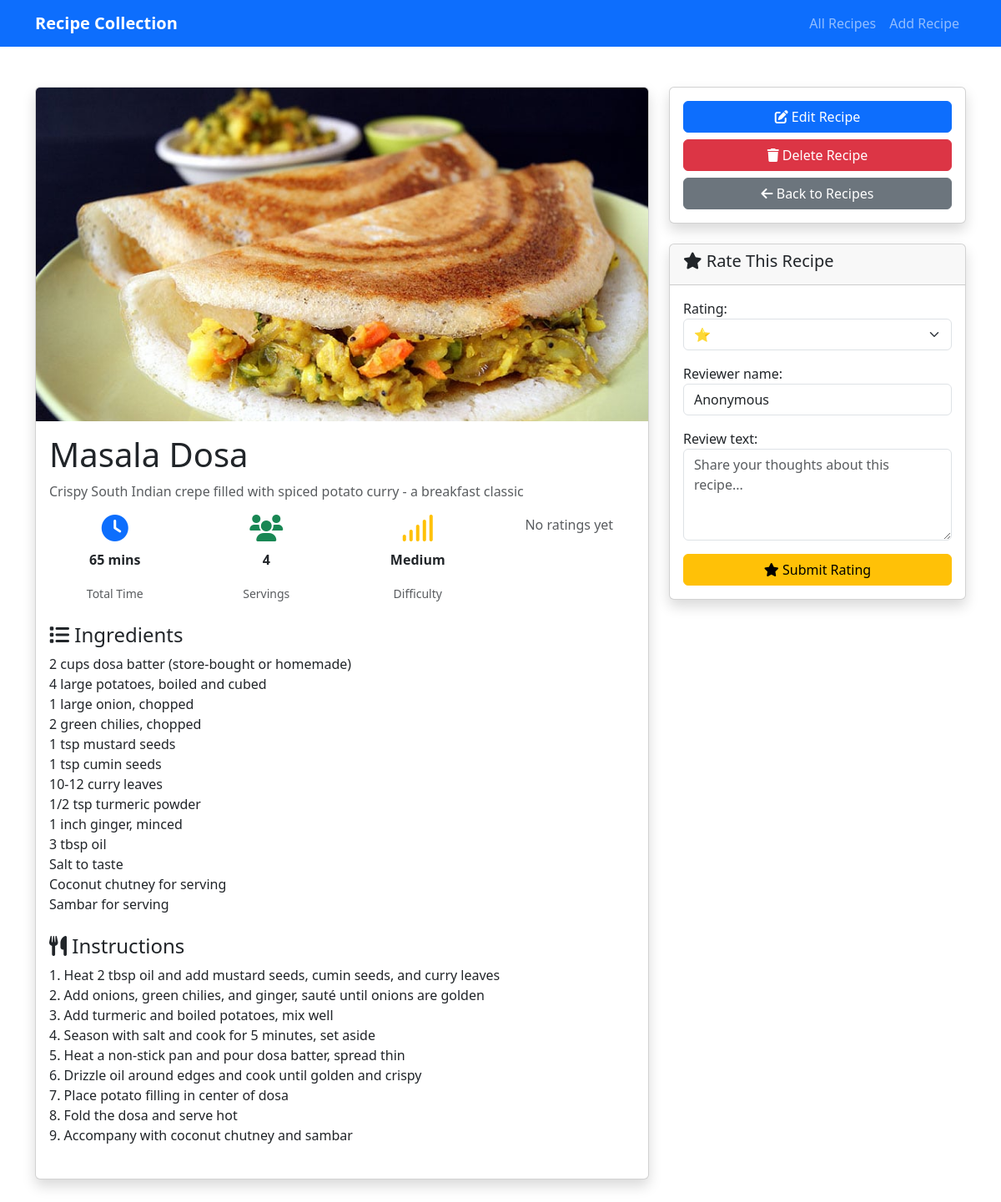
Screenshot of /recipe/8/ with the database file from the repository.
### recipes/models.py (models this page shows, shortened)
class Recipe(models.Model):
    DIFFICULTY_CHOICES = [
        ('easy', 'Easy'),
        ('medium', 'Medium'),
        ('hard', 'Hard'),
    ]
    title = models.CharField(max_length=200)
    description = models.TextField()
    ingredients = models.TextField(help_text="List ingredients, one per line")
    instructions = models.TextField(help_text="Step-by-step cooking instructions")
    image = models.ImageField(upload_to='recipe_images/', blank=True, null=True)
    category = models.ForeignKey(Category, on_delete=models.SET_NULL, null=True, blank=True)
    prep_time = models.PositiveIntegerField(help_text="Preparation time in minutes")
    cook_time = models.PositiveIntegerField(help_text="Cooking time in minutes")
    servings = models.PositiveIntegerField(default=1)
    difficulty_level = models.CharField(max_length=10, choices=DIFFICULTY_CHOICES, default='easy')
    created_at = models.DateTimeField(auto_now_add=True)
    updated_at = models.DateTimeField(auto_now=True)
    class Meta:
        ordering = ['-created_at']  # Show newest recipes first
    @property
    def total_time(self):
        return self.prep_time + self.cook_time
    @property
    def average_rating(self):
        ratings = self.rating_set.all()
        if ratings:
            return round(sum([rating.rating for rating in ratings]) / len(ratings), 1)
        return 0

### recipes/views.py (the view)
# urls.py: path('recipe/<int:pk>/', views.RecipeDetailView.as_view(), name='recipe_detail'),
class RecipeDetailView(ListView):
    template_name = 'recipes/recipe_detail.html'
    context_object_name = 'ratings'
    paginate_by = 10
    def get_queryset(self):
        recipe = get_object_or_404(Recipe, pk=self.kwargs['pk'])
        return Rating.objects.filter(recipe=recipe)
    def get_context_data(self, **kwargs):
        context = super().get_context_data(**kwargs)
        recipe = get_object_or_404(Recipe, pk=self.kwargs['pk'])
        context['recipe'] = recipe
        context['rating_form'] = RatingForm()
        return context

### recipes/forms.py
class RatingForm(forms.ModelForm):
    class Meta:
        model = Rating
        fields = ['rating', 'review_text', 'reviewer_name']
        widgets = {
            'rating': forms.Select(choices=[(i, '⭐' * i) for i in range(1, 6)], attrs={
                'class': 'form-select'
            }),
            'review_text': forms.Textarea(attrs={
                'class': 'form-control',
                'rows': 4,
                'placeholder': 'Share your thoughts about this recipe...'
            }),
            'reviewer_name': forms.TextInput(attrs={
                'class': 'form-control',
                'placeholder': 'Your name (optional)'
            })
        }

### templates/recipes/recipe_detail.html (shortened to what this page needs)
{% extends 'base.html' %}
{% block content %}
<div class="container my-5">
    <div class="row">
        <div class="col-lg-8">
            <div class="card shadow">
                {% if recipe.image %}
                    <img src="{{ recipe.image.url }}" class="card-img-top" style="height: 400px; object-fit: cover;" alt="{{ recipe.title }}">
                {% endif %}
                <div class="card-body">
                    <h1 class="card-title">{{ recipe.title }}</h1>
                    <p class="text-muted">{{ recipe.description }}</p>
                    <div class="row mb-4">
                        <div class="col-md-3 text-center">
                            <i class="fas fa-clock text-primary fa-2x"></i>
                            <p class="mt-2"><strong>{{ recipe.total_time }} mins</strong></p>
                            <small class="text-muted">Total Time</small>
                        </div>
                        <div class="col-md-3 text-center">
                            <i class="fas fa-users text-success fa-2x"></i>
                            <p class="mt-2"><strong>{{ recipe.servings }}</strong></p>
                            <small class="text-muted">Servings</small>
                        </div>
                        <div class="col-md-3 text-center">
                            <i class="fas fa-signal text-warning fa-2x"></i>
                            <p class="mt-2"><strong>{{ recipe.get_difficulty_level_display }}</strong></p>
                            <small class="text-muted">Difficulty</small>
                        </div>
                        <div class="col-md-3 text-center">
                            {% if recipe.average_rating %}
                                <div class="h4">{{ recipe.average_rating }}⭐</div>
                                <small class="text-muted">Rating</small>
                            {% else %}
                                <p class="text-muted">No ratings yet</p>
                            {% endif %}
                        </div>
                    </div>
                    <h4><i class="fas fa-list"></i> Ingredients</h4>
                    <div class="mb-4">
                        {{ recipe.ingredients|linebreaksbr }}
                    </div>
                    <h4><i class="fas fa-utensils"></i> Instructions</h4>
                    <div class="mb-4">
                        {{ recipe.instructions|linebreaksbr }}
                    </div>
                </div>
            </div>
        </div>
        <div class="col-lg-4">
            <div class="card shadow">
                <div class="card-body">
                    <div class="d-grid gap-2">
                        <a href="{% url 'recipe_update' recipe.pk %}" class="btn btn-primary">
                            <i class="fas fa-edit"></i> Edit Recipe
                        </a>
                        <a href="{% url 'recipe_delete' recipe.pk %}" class="btn btn-danger">
                            <i class="fas fa-trash"></i> Delete Recipe
                        </a>
                        <a href="{% url 'recipe_list' %}" class="btn btn-secondary">
                            <i class="fas fa-arrow-left"></i> Back to Recipes
                        </a>
                    </div>
                </div>
            </div>
            <div class="card shadow mt-4">
                <div class="card-header">
                    <h5><i class="fas fa-star"></i> Rate This Recipe</h5>
                </div>
                <div class="card-body">
                    <form method="post" action="{% url 'add_rating' recipe.pk %}">
                        <div class="mb-3">
                            {{ rating_form.rating.label_tag }}
                            {{ rating_form.rating }}
                        </div>
                        <div class="mb-3">
                            {{ rating_form.reviewer_name.label_tag }}
                            {{ rating_form.reviewer_name }}
                        </div>
                        <div class="mb-3">
                            {{ rating_form.review_text.label_tag }}
                            {{ rating_form.review_text }}
                        </div>
                        <button type="submit" class="btn btn-warning w-100">
                            <i class="fas fa-star"></i> Submit Rating
                        </button>
                    </form>
                </div>
            </div>
        </div>
    </div>
</div>
{% endblock %}

### rows the page displays
Recipe: image (picture), title "Masala Dosa", description "Crispy South Indian crepe filled with spiced potato curry - a breakfast classic", total_time "65", servings "4", difficulty_level "Medium", ingredients "2 cups dosa batter (store-bought or homemade) 4 large potatoes, boiled and cubed 1 large onion, chopped 2 green chilies, chopped 1 tsp mustard seeds 1 tsp cumin seeds 10-12 curry leaves 1/2 tsp turmeric powder 1 inch ginger, minced 3 tbsp oil Salt to taste Coconut chutney for serving Sambar for serving", instructions "1. Heat 2 tbsp oil and add mustard seeds, cumin seeds, and curry leaves 2. Add onions, green chilies, and ginger, sauté until onions are golden 3. Add turmeric and boiled potatoes, mix well 4. Season with salt and cook for 5 minutes, set aside 5. Heat a non-stick pan and pour dosa batter, spread thin 6. Drizzle oil around edges and cook until golden and crispy 7. Place potato filling in center of dosa 8. Fold the dosa and serve hot 9. Accompany with coconut chutney and sambar"

### other values shown
{{ rating_form.rating.label_tag }} "Rating:"
{{ rating_form.reviewer_name.label_tag }} "Reviewer name:"
{{ rating_form.review_text.label_tag }} "Review text:"
